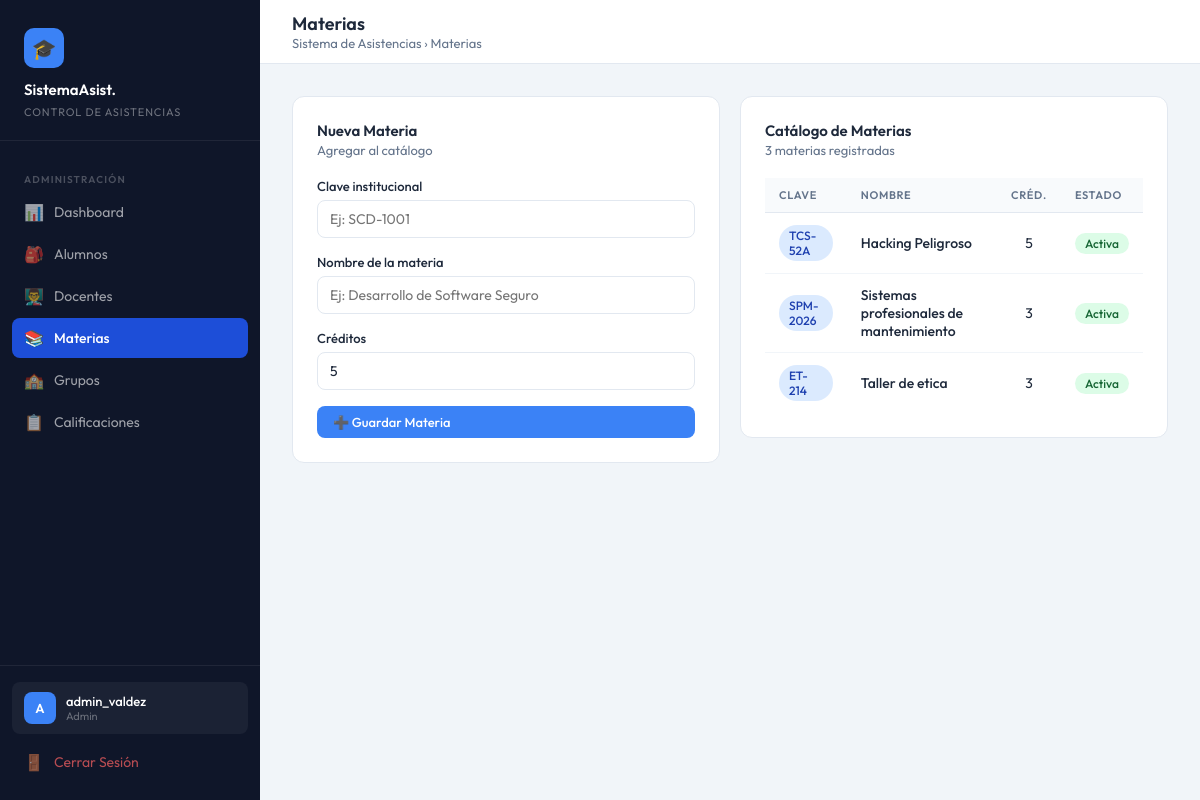
The page /index.php?accion=ver_materias (signed in) on the database its author committed.
### tables this page shows
CREATE TABLE `materias` (
  `id_materia` int(11) NOT NULL,
  `clave_materia` varchar(20) NOT NULL COMMENT 'Clave institucional, ej: SCD-1001',
  `nombre` varchar(150) NOT NULL,
  `creditos` tinyint(3) UNSIGNED DEFAULT 5,
  `activa` tinyint(1) NOT NULL DEFAULT 1 COMMENT '1=activa, 0=inactiva'
);

### app/controllers/AdminController.php (called while the page is built, shortened)
<?php
require_once BASE_PATH . '/app/models/Materia.php';
class AdminController {
    private $pdo;
    public function __construct($pdo) { $this->pdo = $pdo; }
    public function verMaterias() {
        $modelo   = new Materia($this->pdo);
        $materias = $modelo->obtenerTodas();
        require_once BASE_PATH . '/app/views/admin/materias.php';
    }
}
?>

### app/models/Materia.php (called while the page is built, shortened)
<?php
class Materia {
    private $pdo;
    public function __construct($pdo) { $this->pdo = $pdo; }
    public function obtenerTodas() {
        $stmt = $this->pdo->query("SELECT * FROM materias ORDER BY nombre ASC");
        return $stmt->fetchAll(PDO::FETCH_ASSOC);
    }
}
?>

### app/views/admin/materias.php (the view, shortened to what this page needs)
<?php
require_once BASE_PATH . '/app/views/layout/sidebar.php';
?>
<div class="grid-2" style="align-items:start;">
  <div class="card">
    <div class="card-header">
      <div>
        <div class="card-title">Nueva Materia</div>
        <div class="card-subtitle">Agregar al catálogo</div>
      </div>
    </div>
    <form action="index.php?accion=guardar_materia" method="POST">
      <div class="form-group">
        <label class="form-label">Clave institucional</label>
        <input type="text" name="clave_materia" class="form-control" placeholder="Ej: SCD-1001" required maxlength="20">
      </div>
      <div class="form-group">
        <label class="form-label">Nombre de la materia</label>
        <input type="text" name="nombre" class="form-control" placeholder="Ej: Desarrollo de Software Seguro" required maxlength="150">
      </div>
      <div class="form-group">
        <label class="form-label">Créditos</label>
        <input type="number" name="creditos" class="form-control" value="5" min="1" max="20">
      </div>
      <button type="submit" class="btn btn-primary" style="width:100%;">➕ Guardar Materia</button>
    </form>
  </div>
  <div class="card">
    <div class="card-header">
      <div>
        <div class="card-title">Catálogo de Materias</div>
        <div class="card-subtitle"><?= count($materias ?? []) ?> materias registradas</div>
      </div>
    </div>
    <?php if (!empty($materias)): ?>
      <div class="table-wrap">
        <table>
          <thead>
            <tr>
              <th>Clave</th>
              <th>Nombre</th>
              <th>Créd.</th>
              <th>Estado</th>
            </tr>
          </thead>
          <tbody>
            <?php foreach ($materias as $m): ?>
              <tr>
                <td><span class="badge badge-blue"><?= htmlspecialchars($m['clave_materia'], ENT_QUOTES, 'UTF-8') ?></span></td>
                <td style="font-weight:500;"><?= htmlspecialchars($m['nombre'], ENT_QUOTES, 'UTF-8') ?></td>
                <td style="text-align:center;"><?= (int)$m['creditos'] ?></td>
                <td>
                  <?php if ($m['activa']): ?>
                    <span class="badge badge-green">Activa</span>
                  <?php else: ?>
                    <span class="badge badge-gray">Inactiva</span>
                  <?php endif; ?>
                </td>
              </tr>
            <?php endforeach; ?>
          </tbody>
        </table>
      </div>
    <?php else: ?>
      <p style="color:#94a3b8; font-size:13px; text-align:center; padding:20px 0;">No hay materias registradas aún.</p>
    <?php endif; ?>
  </div>
</div>
<?php require_once BASE_PATH . '/app/views/layout/footer.php'; ?>

### app/views/layout/sidebar.php (style rules this page uses)
:root { --sidebar-bg: #0f1629; --sidebar-hover: #1e2d4a; --sidebar-active:#1d4ed8; --accent: #3b82f6; --accent-light: #eff6ff; --success: #10b981; --warning: #f59e0b; --danger: #ef4444; --text-main: #1e293b; --text-muted: #64748b; --border: #e2e8f0; --card-bg: #ffffff; --page-bg: #f1f5f9; --sidebar-w: 260px; }
* { margin:0; padding:0; box-sizing:border-box; }
body { font-family:'Outfit',sans-serif; background:var(--page-bg); color:var(--text-main); display:flex; min-height:100vh; }
.card { background:var(--card-bg); border-radius:12px; border:1px solid var(--border); padding:24px; }
.card-header { display:flex; align-items:center; justify-content:space-between; margin-bottom:20px; }
.card-title { font-size:15px; font-weight:600; }
.card-subtitle { font-size:13px; color:var(--text-muted); margin-top:2px; }
.table-wrap { overflow-x:auto; }
table { width:100%; border-collapse:collapse; font-size:14px; }
thead th { text-align:left; padding:10px 14px; background:#f8fafc; color:var(--text-muted); font-size:11px; font-weight:600; text-transform:uppercase; letter-spacing:.06em; border-bottom:1px solid var(--border); }
tbody td { padding:12px 14px; border-bottom:1px solid #f1f5f9; vertical-align:middle; }
tbody tr:last-child td { border-bottom:none; }
.badge { display:inline-flex; align-items:center; padding:3px 10px; border-radius:999px; font-size:12px; font-weight:500; }
.badge-green { background:#dcfce7;color:#166534; }
.badge-blue { background:#dbeafe;color:#1e40af; }
.btn { display:inline-flex; align-items:center; gap:6px; padding:8px 16px; border-radius:8px; font-family:'Outfit',sans-serif; font-size:13px; font-weight:500; cursor:pointer; border:none; text-decoration:none; transition:all .15s; }
.btn-primary { background:var(--accent);color:#fff; }
.form-group { margin-bottom:16px; }
.form-label { display:block; font-size:13px; font-weight:500; margin-bottom:6px; }
.form-control { width:100%; padding:9px 12px; border:1px solid var(--border); border-radius:8px; font-family:'Outfit',sans-serif; font-size:14px; color:var(--text-main); transition:border-color .15s; background:#fff; }
.grid-2 { display:grid;grid-template-columns:1fr 1fr;gap:20px; }

### rows shown on the page
materias: clave_materia "TCS-52A", nombre "Hacking Peligroso", creditos "5", activa "Activa"
materias: clave_materia "SPM-2026", nombre "Sistemas profesionales de mantenimiento", creditos "3", activa "Activa"
materias: clave_materia "ET-214", nombre "Taller de etica", creditos "3", activa "Activa"

### other values the page prints
substr($_SESSION['username']??'U',0,1) "A"
$_SESSION['username'] "admin_valdez"
$rol "Admin"
$pageTitle "Materias"
count($materias ?? []) "3"
